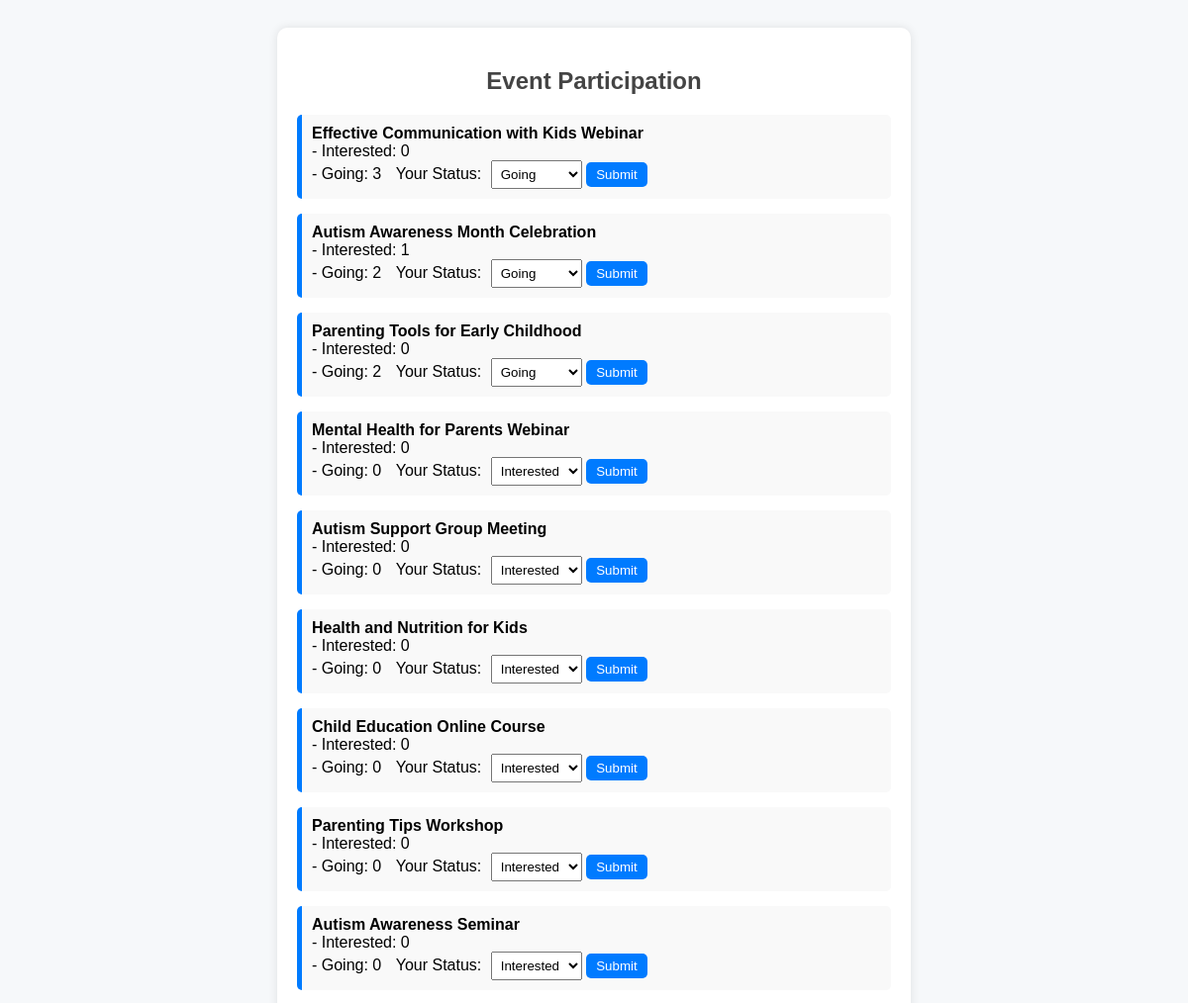
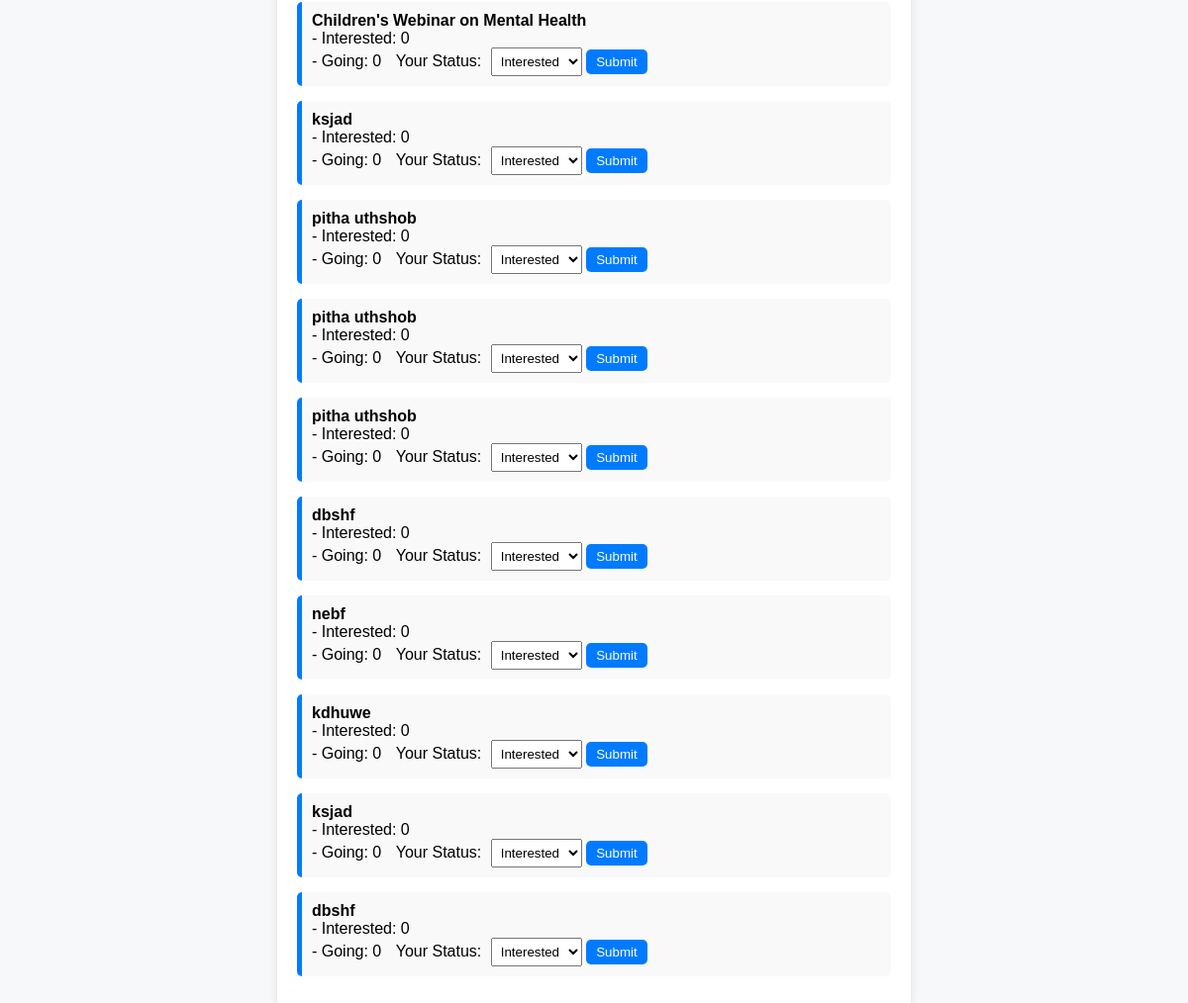
/modules/planner/participants.php (signed in), run on the app's committed database (2 pictures, top to bottom).
### tables this page shows
CREATE TABLE `events` (
  `title` varchar(255) DEFAULT NULL,
  `description` text DEFAULT NULL,
  `location` varchar(255) DEFAULT NULL,
  `category` varchar(100) DEFAULT NULL,
  `date` date DEFAULT NULL,
  `accessibility_level` varchar(100) DEFAULT NULL,
  `event_type` varchar(100) DEFAULT NULL,
  `age_group` varchar(50) DEFAULT NULL,
  `organizer_id` int(11) DEFAULT NULL,
  `expert_id` int(11) DEFAULT NULL,
  `attendees_count` int(11) DEFAULT NULL,
  `start_time` time DEFAULT NULL,
  `end_time` time DEFAULT NULL,
  `event_mode` varchar(50) DEFAULT NULL,
  `parental_guidance_required` tinyint(1) DEFAULT NULL,
  `resources_provided` text DEFAULT NULL,
  `status` varchar(50) DEFAULT NULL,
  `event_id` int(11) NOT NULL,
  `notification_sent` tinyint(1) DEFAULT 0,
  `name` varchar(255) NOT NULL
);

### modules/planner/participants.php (the view, shortened to what this page needs)
<?php
$conn = new mysqli("localhost", "root", "", "autism_support_system");
$user_id = $_SESSION['user_id'];
$event_participants = $conn->query("
    SELECT
        events.event_id,
        events.title,
        COUNT(CASE WHEN event_participants.status = 'Interested' THEN 1 END) AS interested_count,
        COUNT(CASE WHEN event_participants.status = 'Going' THEN 1 END) AS going_count,
        ep.status AS user_status
    FROM events
    LEFT JOIN event_participants ON events.event_id = event_participants.event_id
    LEFT JOIN event_participants ep ON ep.event_id = events.event_id AND ep.participant_id = $user_id
    GROUP BY events.event_id
    ORDER BY events.date DESC
");
?>
<!DOCTYPE html>
<html lang="en">
<head>
</head>
<body>
    <div class="container">
        <h2>Event Participation</h2>
        <ul>
            <?php while ($event = $event_participants->fetch_assoc()) {
                $user_status = $event['user_status']; ?>
                <li>
                    <strong><?php echo $event['title']; ?></strong><br>
                    - Interested: <?php echo $event['interested_count']; ?><br>
                    - Going: <?php echo $event['going_count']; ?>
                    <form method="POST">
                        <label for="status">Your Status:</label>
                        <select name="status" id="status">
                            <?php if ($user_status == "Interested") { ?>
                                <option value="Interested" selected>Interested</option>
                                <option value="Going">Going</option>
                                <option value="Remove">Remove</option>
                            <?php } elseif ($user_status == "Going") { ?>
                                <option value="Going" selected>Going</option>
                            <?php } else { ?>
                                <option value="Interested">Interested</option>
                            <?php } ?>
                        </select>
                        <button type="submit" name="participate">Submit</button>
                    </form>
                </li>
            <?php } ?>
        </ul>
    </div>
</body>
</html>

### modules/planner/participants.php (style rules this page uses)
body { font-family: Arial, sans-serif; background: #f6f8fa; padding: 20px; }
.container { max-width: 600px; margin: auto; background: #fff; padding: 20px; box-shadow: 0px 0px 10px rgba(0, 0, 0, 0.1); border-radius: 10px; }
h2 { text-align: center; color: #444; }
ul { list-style-type: none; padding: 0; }
li { margin-bottom: 15px; background: #f9f9f9; padding: 10px; border-left: 5px solid #007bff; border-radius: 5px; }
form { display: inline-block; margin-left: 10px; }
select { padding: 5px; margin-left: 5px; }
button { background: #007bff; color: white; border: none; padding: 5px 10px; border-radius: 5px; cursor: pointer; }

### data on the page
events: title "Effective Communication with Kids Webinar", interested_count "0", going_count "3"
events: title "Autism Awareness Month Celebration", interested_count "1", going_count "2"
events: title "Parenting Tools for Early Childhood", interested_count "0", going_count "2"
events: title "Mental Health for Parents Webinar", interested_count "0", going_count "0"
events: title "Autism Support Group Meeting", interested_count "0", going_count "0"
events: title "Health and Nutrition for Kids", interested_count "0", going_count "0"
events: title "Child Education Online Course", interested_count "0", going_count "0"
events: title "Parenting Tips Workshop", interested_count "0", going_count "0"
events: title "Autism Awareness Seminar", interested_count "0", going_count "0"
events: title "Children's Webinar on Mental Health", interested_count "0", going_count "0"
events: title "ksjad", interested_count "0", going_count "0"
events: title "pitha uthshob", interested_count "0", going_count "0"
events: title "pitha uthshob", interested_count "0", going_count "0"
events: title "pitha uthshob", interested_count "0", going_count "0"
events: title "dbshf", interested_count "0", going_count "0"
events: title "nebf", interested_count "0", going_count "0"
events: title "kdhuwe", interested_count "0", going_count "0"
events: title "ksjad", interested_count "0", going_count "0"
events: title "dbshf", interested_count "0", going_count "0"
